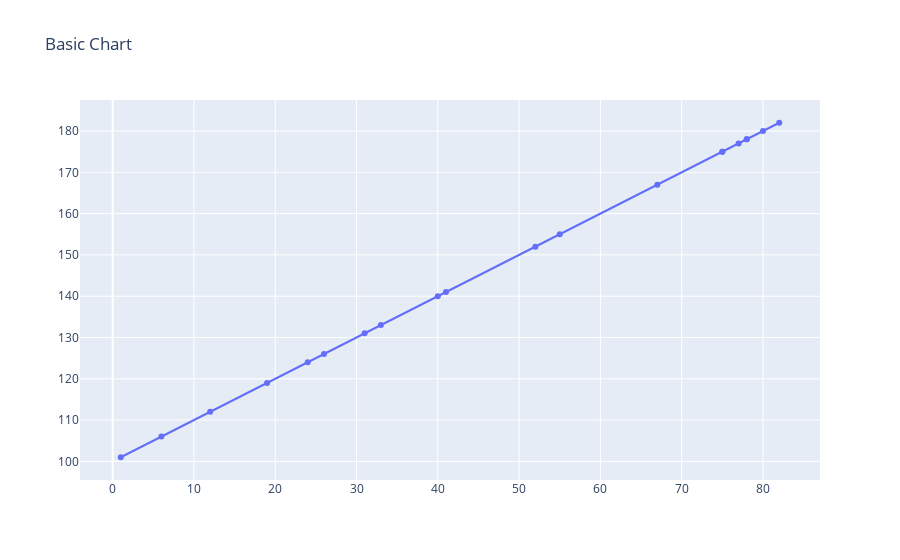

The notebook cell this image was saved under:
### Markdown cell above
## 1.1 basic

### Code cell
import plotly.graph_objects as go
import numpy as np
import pandas as pd

# 데이터 지정하기
random_x = np.random.randint(0, 100, 20)
random_y = random_x +100

# 차트정의하기
trace = go.Scatter(x =random_x, y= random_y, mode ='markers + lines', name = 'Random')
# mode에 markers, lines 등 넣어서 차트표현

# 레이아웃
layout = go.Layout(title = 'Basic Chart')

# 객체만들기
fig = go.Figure(data = trace, layout = layout)

# 객체실행
fig.show()

### Figure 1 — Plotly figure (JSON) as saved in the notebook; plotly's stock layout.template omitted (floating-point values rounded to 4 significant figures)
{"data": [{"mode": "markers+lines", "name": "Random", "type": "scatter", "x": [24, 82, 26, 52, 77, 40, 41, 55, 67, 12, 1, 78, 6, 33, 19, 80, 75, 75, 78, 31], "y": [124, 182, 126, 152, 177, 140, 141, 155, 167, 112, 101, 178, 106, 133, 119, 180, 175, 175, 178, 131]}], "layout": {"title": {"text": "Basic Chart"}}}
